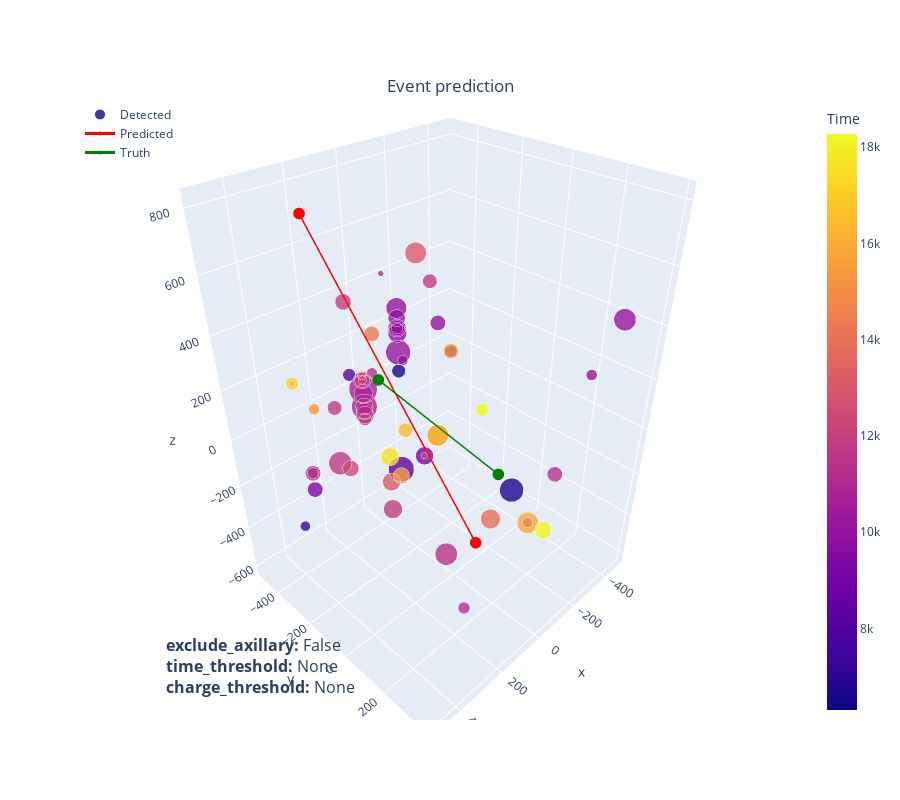

The cell this chart's notebook holds for it:
### Markdown cell above
## Plot the result

Execute the following code to plot the predicted line vs truth.

### Code cell
# Get a random event_id and associated batch_id from meta_df
# If EVENT is given, use that instead of a random event_id
event_id, batch_id = \
    meta_df[['event_id', 'batch_id']].sample(n=1).values[0] \
    if not EVENT \
    else (
        EVENT, 
        meta_df[meta_df['event_id']==EVENT]['batch_id'].values[0]
    )
    
batch_df = pd.read_parquet(f'{DATA_DIR}/train/batch_{batch_id}.parquet', engine='fastparquet').reset_index()
event_df = compose_event_df(batch_df, event_id, sensor_geometry)  # type: ignore

true_values = get_event_true_values(meta_df, event_id)
print('Plotting event_id:', event_id)

plot_pca(
    event_df, 
    labels=true_values, 
    exclude_axillary=EXCLUDE_AUXILIARY, 
    marker_size=12, 
    # charge_threshold=(0.8, 3),
    # time_threshold=(0, 10000)
)

### Figure 1 — Plotly figure (JSON) as saved in the notebook; plotly's stock layout.template omitted (floating-point values rounded to 4 significant figures)
{"data": [{"hovertemplate": "\n                    <b>X:</b> %{x}\n                    <br>\n                    <b>Y:</b> %{y}\n                    <br>\n                    <b>Z:</b> %{z}\n                    <br>\n                    <b>Charge (x marker_size):</b> %{marker.size:.2f}<br>\n                    <b>Time:</b> %{marker.color:.2f}\n                ", "marker": {"color": [6303, 6317, 6730, 7227, 7478, 8305, 8325, 9290, 9387, 9824, 9860, 9865, 9943, 9967, 9970, 10022, 10025, 10099, 10113, 10133, 10204, 10273, 10763, 10836, 10944, 10956, 11102, 11106, 11233, 11261, 11279, 11292, 11464, 11470, 11615, 11698, 11790, 11803, 11824, 11843, 11860, 11977, 12078, 12107, 12434, 12743, 12927, 13036, 13122, 13311, 13934, 14303, 15384, 15395, 15525, 15794, 16500, 16581, 17112, 17701, 18088, 18274], "colorbar": {"title": {"text": "Time"}}, "opacity": 0.8, "size": [8.7, 9.3, 16.5, 7.5, 6.9, 8.7, 17.7, 12.3, 10.5, 6.9, 12.3, 12.3, 6.9, 10.5, 12.9, 11.7, 10.5, 8.1, 14.1, 15.3, 17.1, 7.5, 19.5, 12.9, 17.7, 11.1, 11.7, 12.3, 3.9, 8.1, 7.5, 12.3, 15.3, 10.5, 5.7, 15.9, 10.5, 8.7, 9.9, 9.9, 12.9, 11.1, 4.5, 10.5, 11.1, 3.9, 5.7, 12.3, 14.7, 14.7, 13.5, 10.5, 10.5, 7.5, 11.1, 14.7, 9.9, 15.3, 8.7, 12.3, 11.7, 8.7]}, "mode": "markers", "name": "Detected", "type": "scatter3d", "x": [-290.7, 125.0, 54.26, 443.9, 361, 158.9, -88.05, 1.71, 443.7, 194.3, 125.0, 125.0, -66.7, 125.0, 125.0, 125.0, 46.29, 125.0, 125.0, -392.4, 125.0, -437.0, 210.5, 210.5, 210.5, 210.5, 210.5, 210.5, -132.8, 303.4, 248.2, 210.5, 257.3, -21.97, 210.5, 326.9, 443.9, 210.5, 326.9, -166.4, 79.41, 158.9, 1.71, 210.5, 371.6, 405.8, 210.5, 79.41, -211.3, -334.8, 11.87, 35.54, -290.7, 500.4, -88.05, -66.7, 194.3, -334.8, 405.8, 292.9, -190.0, -368.9], "y": [-307.4, -131.2, 293.0, -194.5, -422.8, -345.2, -384.3, -150.6, -194.5, -30.92, -131.2, -131.2, 276.9, -131.2, -131.2, -131.2, -34.88, -131.2, -131.2, 334.2, -131.2, 217.8, -209.8, -209.8, -209.8, -209.8, -209.8, -209.8, -501.4, 335.6, -111.9, -209.8, 211.7, 393.2, -209.8, -209.1, -194.5, -209.8, -209.1, -287.8, -248.2, -345.2, -150.6, -209.8, -92.18, -306.4, -209.8, -248.2, -404.5, -424.5, 179.2, -364.8, -307.4, -58.45, -384.3, 276.9, -30.92, -424.5, -306.4, 5.2, 257.4, -210.2], "z": [95.65, 272.4, -3.09, 6.05, -436.6, 176.4, -402.1, -149.5, -62.03, 384.9, 425.6, 425.6, -234.1, 425.6, 408.6, 459.6, 449.9, 425.6, 493.6, 434.7, 340.5, 161.1, 207.6, 190.6, 139.5, 122.5, 139.5, 105.5, 397.9, -304.0, 327.8, 241.6, -193.4, 74.3, 241.6, -29.22, 6.05, 88.45, 192.1, 429.4, -420.2, 448.8, -149.5, 241.6, 43.02, 273.9, 258.6, -284.1, 481.6, -384.5, -229.6, 276.4, 95.65, 348.7, -436.1, -234.1, 129.6, -384.5, 273.9, 99.93, -366.7, -163.3]}, {"line": {"color": "red", "width": 3}, "marker": {"color": "red", "size": 4}, "name": "Predicted", "type": "scatter3d", "x": [347.0, -150.0], "y": [-252.3, -24.9], "z": [810.1, -603.8]}, {"line": {"color": "green", "width": 3}, "marker": {"color": "green", "size": 4}, "name": "Truth", "type": "scatter3d", "x": [-478.8, 478.8], "y": [-199.4, 199.4], "z": [-552.7, 552.7]}], "layout": {"annotations": [{"align": "left", "font": {"size": 16}, "showarrow": false, "text": "\n                    <b>exclude_axillary:</b> False\n                    <br>\n                    <b>time_threshold:</b> None\n                    <br>\n                    <b>charge_threshold:</b> None\n                    <br>\n                ", "x": 0, "xref": "paper", "y": 0, "yref": "paper"}], "height": 800, "legend": {"x": 0, "y": 1}, "showlegend": true, "title": {"text": "Event prediction", "x": 0.5, "xanchor": "center", "y": 0.9, "yanchor": "top"}}}
